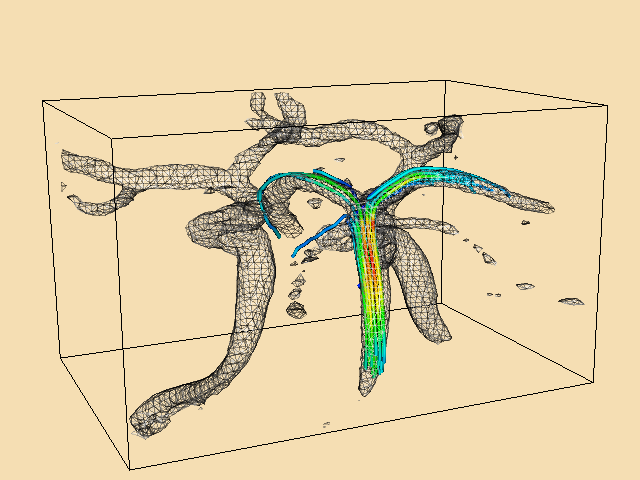

Write the Python code that produced this figure.
#!/usr/bin/env python

# Visualize blood flow in the carotid arteries using streamtubes.

import os
from pathlib import Path

# Factory overrides: importing these modules registers the OpenGL rendering
# and interaction style implementations for vtkRenderingCore factory classes.
import vtkmodules.vtkInteractionStyle  # noqa: F401
import vtkmodules.vtkRenderingOpenGL2  # noqa: F401

# VTK pipeline classes used in this example
from vtkmodules.vtkCommonCore import vtkLookupTable
from vtkmodules.vtkFiltersCore import (
    vtkContourFilter,
    vtkTubeFilter,
)
from vtkmodules.vtkFiltersFlowPaths import vtkStreamTracer
from vtkmodules.vtkFiltersModeling import vtkOutlineFilter
from vtkmodules.vtkFiltersSources import vtkPointSource
from vtkmodules.vtkIOLegacy import vtkStructuredPointsReader
from vtkmodules.vtkRenderingCore import (
    vtkActor,
    vtkCamera,
    vtkPolyDataMapper,
    vtkRenderWindow,
    vtkRenderWindowInteractor,
    vtkRenderer,
)

# Colors (normalized RGB)
wheat = (0.961, 0.871, 0.702)
black = (0.0, 0.0, 0.0)

# Data directory
data_dir = Path(os.environ.get("VPE_DATA_DIR", Path(__file__).parent))

# Reader: load carotid artery structured points
reader = vtkStructuredPointsReader()
reader.SetFileName(str(data_dir / "carotid.vtk"))

# Source: seed points for streamlines
psource = vtkPointSource()
psource.SetNumberOfPoints(25)
psource.SetCenter(133.1, 116.3, 5.0)
psource.SetRadius(2.0)

# Filter: trace streamlines through the velocity field
streamers = vtkStreamTracer()
streamers.SetInputConnection(reader.GetOutputPort())
streamers.SetSourceConnection(psource.GetOutputPort())
streamers.SetMaximumPropagation(100.0)
streamers.SetInitialIntegrationStep(0.2)
streamers.SetTerminalSpeed(0.01)
streamers.Update()

scalar_range = streamers.GetOutput().GetPointData().GetScalars().GetRange()

# Filter: wrap streamlines in tubes for better visibility
tubes = vtkTubeFilter()
tubes.SetInputConnection(streamers.GetOutputPort())
tubes.SetRadius(0.3)
tubes.SetNumberOfSides(6)
tubes.SetVaryRadius(0)

# Lookup table: hue-based color mapping
lut = vtkLookupTable()
lut.SetHueRange(0.667, 0.0)
lut.Build()

# Mapper: color streamtubes by scalar
stream_mapper = vtkPolyDataMapper()
stream_mapper.SetInputConnection(tubes.GetOutputPort())
stream_mapper.SetScalarRange(scalar_range)
stream_mapper.SetLookupTable(lut)

# Actor: display the streamtubes
stream_actor = vtkActor()
stream_actor.SetMapper(stream_mapper)

# Filter: speed contour for context
iso = vtkContourFilter()
iso.SetInputConnection(reader.GetOutputPort())
iso.SetValue(0, 175)

iso_mapper = vtkPolyDataMapper()
iso_mapper.SetInputConnection(iso.GetOutputPort())
iso_mapper.ScalarVisibilityOff()

iso_actor = vtkActor()
iso_actor.SetMapper(iso_mapper)
iso_actor.GetProperty().SetRepresentationToWireframe()
iso_actor.GetProperty().SetOpacity(0.25)

# Filter: outline around the data
outline = vtkOutlineFilter()
outline.SetInputConnection(reader.GetOutputPort())

outline_mapper = vtkPolyDataMapper()
outline_mapper.SetInputConnection(outline.GetOutputPort())

outline_actor = vtkActor()
outline_actor.SetMapper(outline_mapper)
outline_actor.GetProperty().SetColor(black)

# Renderer: assemble the scene
renderer = vtkRenderer()
renderer.AddActor(outline_actor)
renderer.AddActor(stream_actor)
renderer.AddActor(iso_actor)
renderer.SetBackground(wheat)

# Window: display the rendered scene
render_window = vtkRenderWindow()
render_window.AddRenderer(renderer)
render_window.SetWindowName("carotid flow")
render_window.SetMultiSamples(0)
render_window.SetSize(640, 480)

# Scene: configure camera
camera = vtkCamera()
camera.SetClippingRange(17.4043, 870.216)
camera.SetFocalPoint(136.71, 104.025, 23)
camera.SetPosition(204.747, 258.939, 63.7925)
camera.SetViewUp(-0.102647, -0.210897, 0.972104)
camera.Zoom(1.2)
renderer.SetActiveCamera(camera)

# Interactor: handle mouse and keyboard events
render_window_interactor = vtkRenderWindowInteractor()
render_window_interactor.SetRenderWindow(render_window)

# Launch the interactive visualization
render_window_interactor.Initialize()
render_window_interactor.Start()
